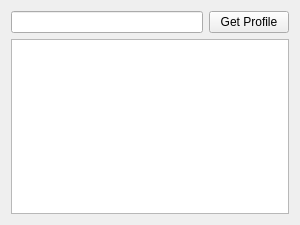
<ui version="4.0" >
 <class>getProfileForm</class>
 <widget class="QWidget" name="getProfileForm" >
  <property name="geometry" >
   <rect>
    <x>0</x>
    <y>0</y>
    <width>300</width>
    <height>225</height>
   </rect>
  </property>
  <property name="minimumSize" >
   <size>
    <width>300</width>
    <height>225</height>
   </size>
  </property>
  <property name="windowTitle" >
   <string>Get a user's profile</string>
  </property>
  <layout class="QGridLayout" >
   <item row="0" column="0" >
    <widget class="QLineEdit" name="lineEditUsername" />
   </item>
   <item row="0" column="1" >
    <widget class="QPushButton" name="pushButtonGetProfile" >
     <property name="text" >
      <string>Get Profile</string>
     </property>
    </widget>
   </item>
   <item row="1" column="0" colspan="2" >
    <widget class="QTextEdit" name="textEditProfile" >
     <property name="readOnly" >
      <bool>true</bool>
     </property>
     <property name="textInteractionFlags" >
      <set>Qt::LinksAccessibleByMouse|Qt::NoTextInteraction|Qt::TextSelectableByMouse</set>
     </property>
    </widget>
   </item>
  </layout>
 </widget>
 <resources/>
 <connections/>
</ui>
